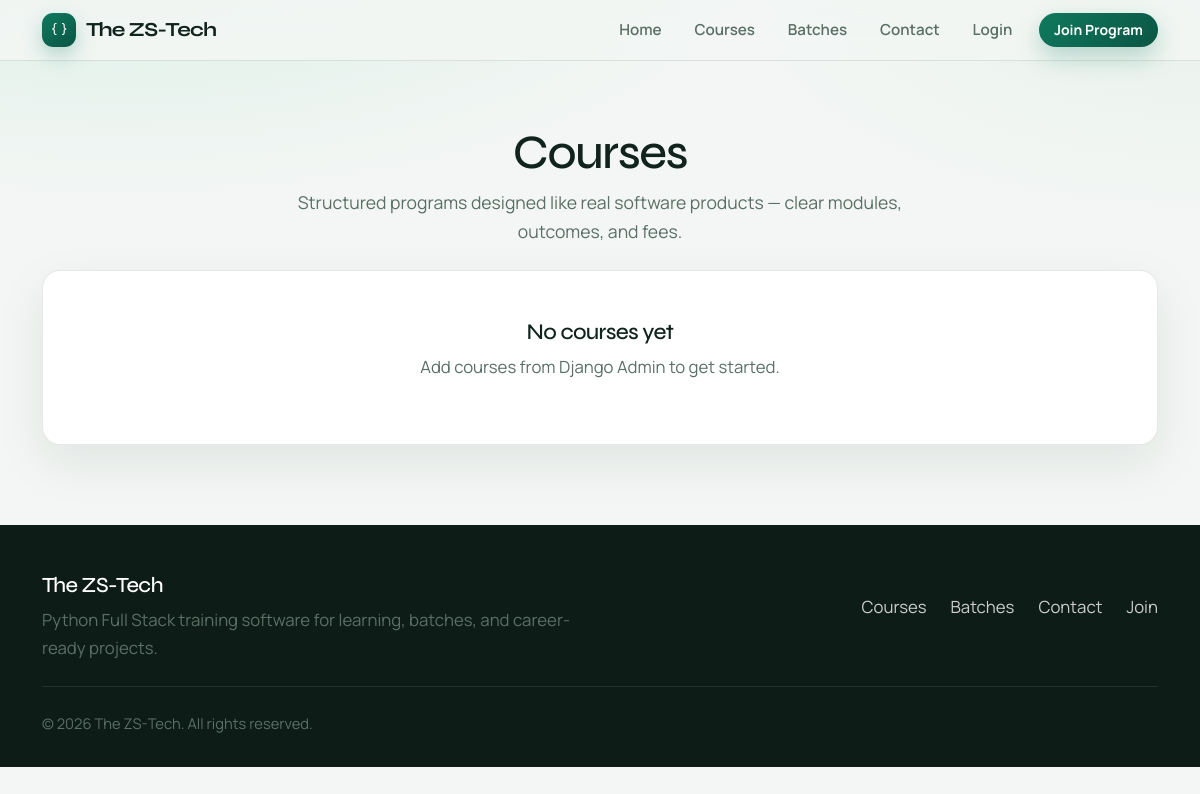
Page /courses/ on the earlier database version.
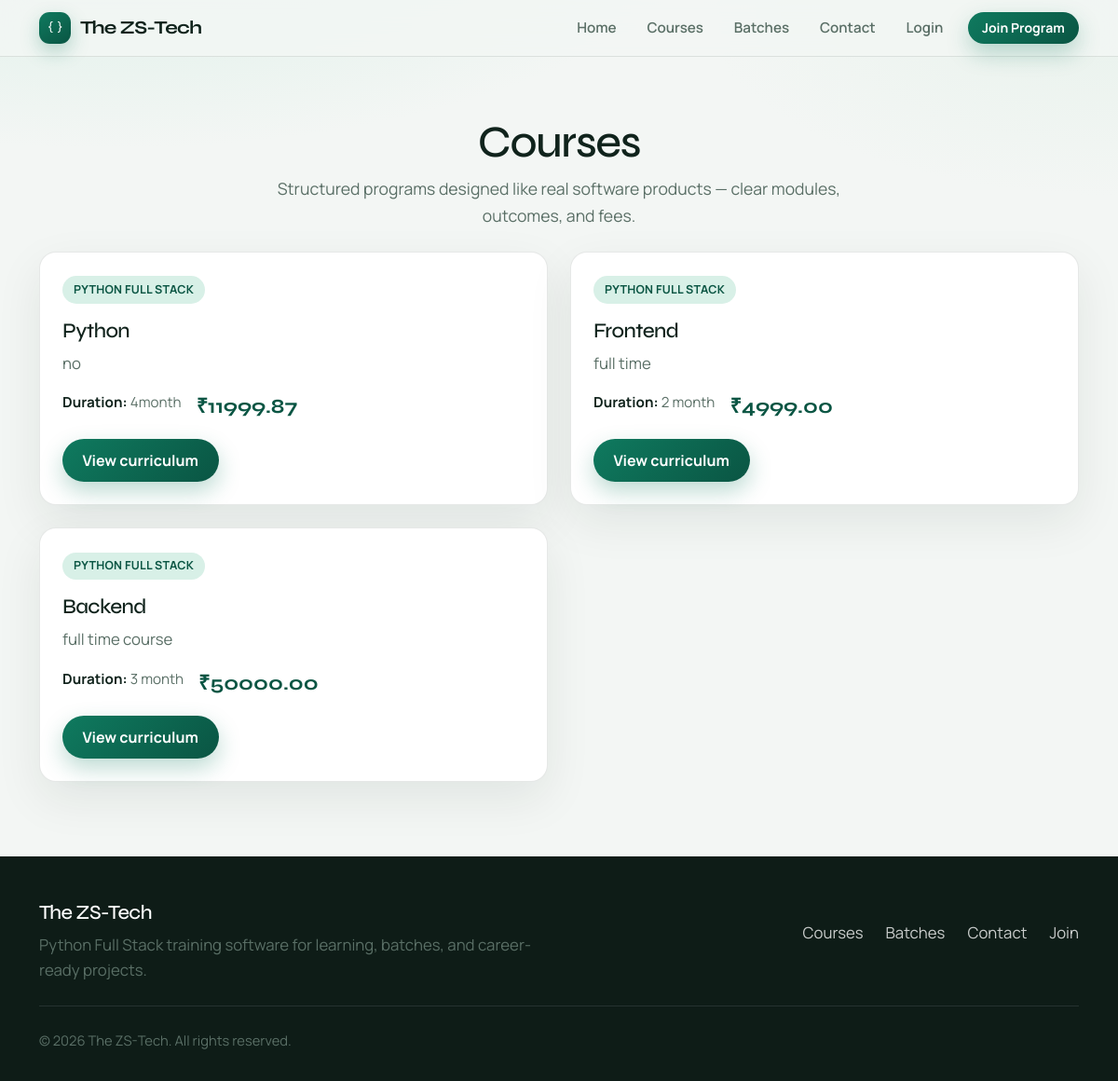
Same page on the later database version.
### courses/models.py (models this page shows, shortened)
class Course(models.Model):
    title = models.CharField(
        max_length=200
    )
    short_description = models.CharField(
        max_length=300
    )
    description = models.TextField()
    duration = models.CharField(
        max_length=100
    )
    fees = models.DecimalField(
        max_digits=10,
        decimal_places=2,
        default=0
    )
    is_active = models.BooleanField(
        default=True
    )
    created_at = models.DateTimeField(
        auto_now_add=True
    )

### courses/views.py (the view)
def course_list(request):
    courses = Course.objects.filter(
        is_active=True
    )
    return render(
        request,
        'courses/course_list.html',
        {
            'courses': courses
        }
    )

### templates/courses/course_list.html (shortened to what this page needs)
{% extends 'base.html' %}
{% block content %}
<section class="page-hero">
    <div class="container text-center">
        <h1>Courses</h1>
        <p class="section-lead">Structured programs designed like real software products — clear modules, outcomes, and fees.</p>
    </div>
</section>
<section class="pb-5">
    <div class="container">
        <div class="row g-4">
            {% for course in courses %}
            <div class="col-md-6">
                <article class="soft-panel">
                    <span class="pill mb-3">Python Full Stack</span>
                    <h3>{{ course.title }}</h3>
                    <p>{{ course.short_description }}</p>
                    <div class="meta-row">
                        <span><strong>Duration:</strong> {{ course.duration }}</span>
                        <span class="fee-tag">₹{{ course.fees }}</span>
                    </div>
                    <a href="{% url 'course_detail' course.id %}" class="btn btn-zs">View curriculum</a>
                </article>
            </div>
            {% empty %}
            <div class="col-12">
                <div class="empty-state soft-panel">
                    <h3>No courses yet</h3>
                    <p>Add courses from Django Admin to get started.</p>
                </div>
            </div>
            {% endfor %}
        </div>
    </div>
</section>
{% endblock %}

Differences in the rows shown:
added Course: title "Python", short_description "no", duration "4month", fees "11999.87"
added Course: title "Frontend", short_description "full time", duration "2 month", fees "4999.00"
added Course: title "Backend", short_description "full time course", duration "3 month", fees "50000.00"
Other differences:
text no longer shown: "No courses yet Add courses from Django Admin to get started."
